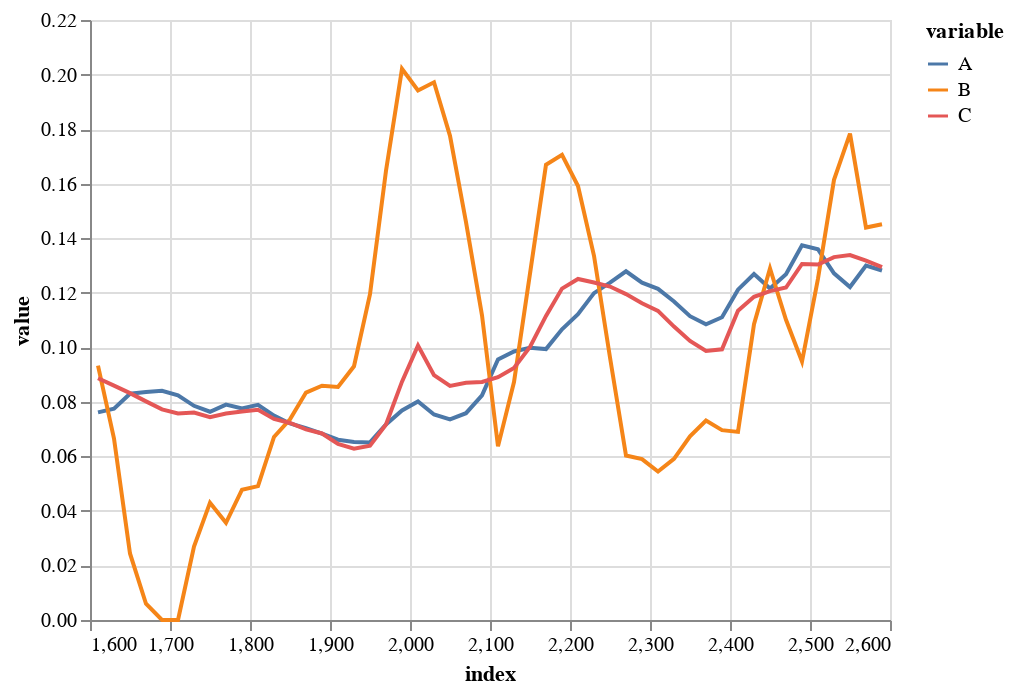

The cell this chart's notebook holds for it:
### Code cell
alt.Chart(Sdfg).mark_line().encode(
  alt.X('index:Q'),
  alt.Y('value:Q'),
  alt.Color('variable:N')
)

### Figure 1 — Vega-Lite specification as saved in the notebook (floating-point values rounded to 4 significant figures; data arrays with more than 128 entries replaced by an {"elided": "..."} marker saying what was removed)
{"config": {"view": {"continuousWidth": 400, "continuousHeight": 300}}, "data": {"name": "data-dd80b7e3f9170ebfecedbba0a695d6ef"}, "mark": "line", "encoding": {"color": {"type": "nominal", "field": "variable"}, "x": {"type": "quantitative", "field": "index"}, "y": {"type": "quantitative", "field": "value"}}, "$schema": "https://vega.github.io/schema/vega-lite/v4.8.1.json", "datasets": {"data-dd80b7e3f9170ebfecedbba0a695d6ef": {"elided": "150 records"}}}
